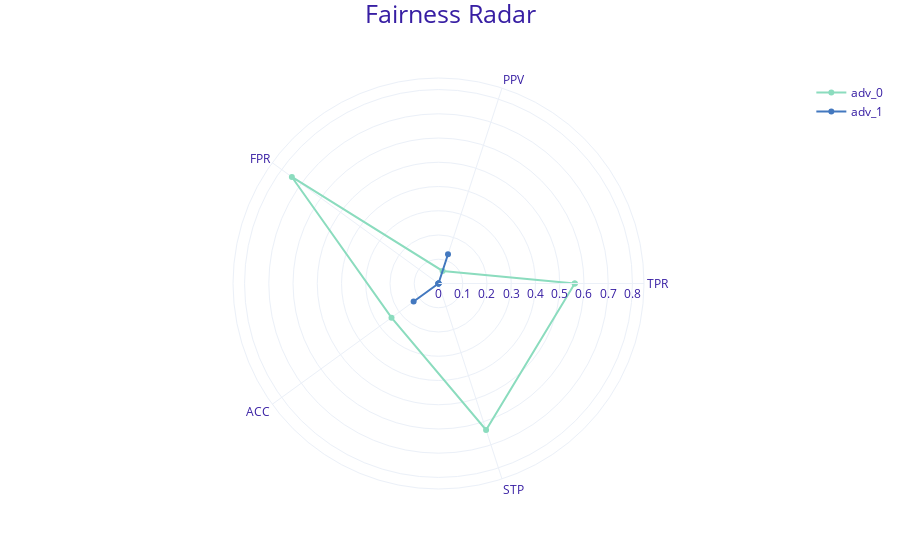

Notebook cell for this chart:
### Code cell
fobj[0].plot(objects=[fobj[1]], type = "radar")  # performance_and_fairness

### Figure 1 — Plotly figure (JSON) as saved in the notebook; plotly's stock layout.template omitted (floating-point values rounded to 4 significant figures)
{"data": [{"hovertemplate": "<b>%{text}</b><br>Metric: %{theta}<br>Parity loss: %{r:.3f}<extra></extra>", "line": {"color": "#8bdcbe"}, "marker": {"color": ["#8bdcbe", "#8bdcbe", "#8bdcbe", "#8bdcbe", "#8bdcbe", "#8bdcbe"]}, "name": "adv_0", "r": [0.5621, 0.05451, 0.7477, 0.2396, 0.6351, 0.5621], "text": ["adv_0", "adv_0", "adv_0", "adv_0", "adv_0", "adv_0"], "theta": ["TPR", "PPV", "FPR", "ACC", "STP", "TPR"], "type": "scatterpolar"}, {"hovertemplate": "<b>%{text}</b><br>Metric: %{theta}<br>Parity loss: %{r:.3f}<extra></extra>", "line": {"color": "#4378bf"}, "marker": {"color": ["#4378bf", "#4378bf", "#4378bf", "#4378bf", "#4378bf", "#4378bf"]}, "name": "adv_1", "r": [0, 0.1268, 0, 0.1268, 0, 0], "text": ["adv_1", "adv_1", "adv_1", "adv_1", "adv_1", "adv_1"], "theta": ["TPR", "PPV", "FPR", "ACC", "STP", "TPR"], "type": "scatterpolar"}], "layout": {"autosize": true, "font": {"color": "#371ea3"}, "margin": {"b": 71, "r": 30, "t": 78}, "polar": {"angularaxis": {"type": "category"}, "radialaxis": {"autorange": false, "range": [0, 0.8477], "type": "linear"}}, "title": {"font": {"size": 25}, "text": "Fairness Radar", "x": 0.5, "y": 0.99}}}
